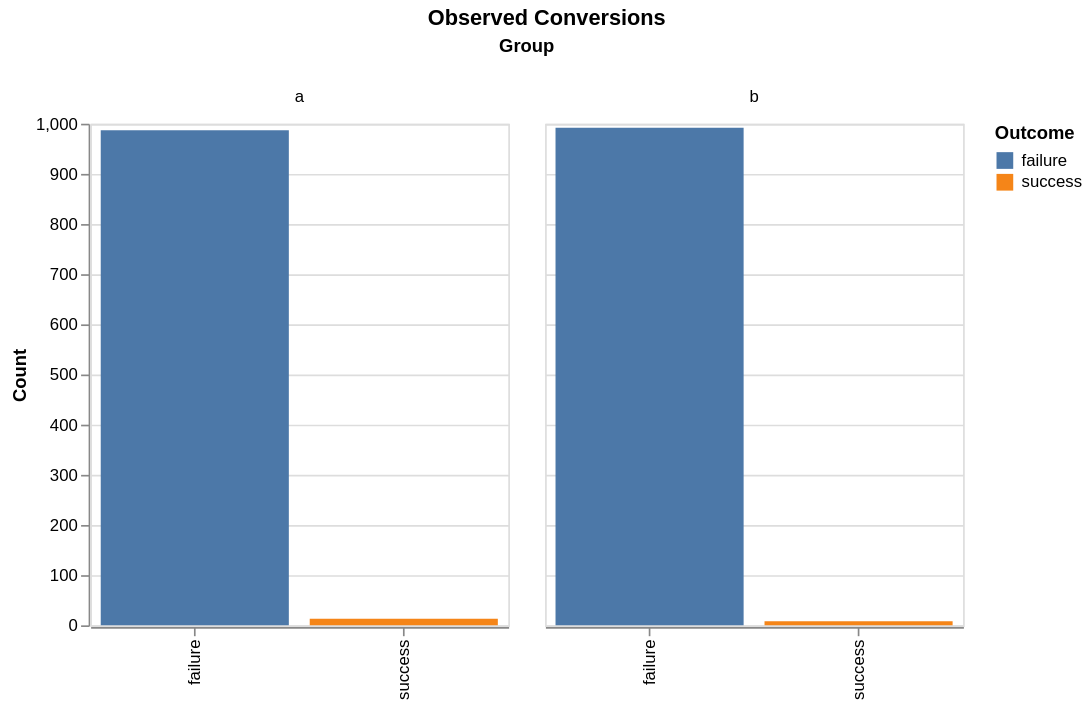

This figure's notebook cell:
### Code cell
# Aggregate binary outcomes into success/failure counts per group
successes_a = group_a.sum()
successes_b = group_b.sum()

failures_a = len(group_a) - successes_a
failures_b = len(group_b) - successes_b

samples_df = pl.DataFrame(
    {
        "group": ["a", "a", "b", "b"],
        "type": ["success", "failure", "success", "failure"],
        "count": [successes_a, failures_a, successes_b, failures_b],
    }
)

(
    alt.Chart(samples_df, title="Observed Conversions")
    .mark_bar()
    .encode(
        x=alt.X("type:N", title=""),
        y=alt.Y("count:Q", title="Count"),
        color=alt.Color("type:N", title="Outcome"),
        column=alt.Column("group:N", title="Group"),
    )
    .properties(width=250, height=300)
    .configure_title(anchor='middle')
)

### Figure 1 — Vega specification as saved in the notebook (floating-point values rounded to 4 significant figures)
{"$schema": "https://vega.github.io/schema/vega/v6.json", "background": "transparent", "data": [{"name": "source_0", "values": [{"count": 13, "count_end": 13.0, "count_start": 0.0, "group": "a", "type": "success"}, {"count": 987, "count_end": 987.0, "count_start": 0.0, "group": "a", "type": "failure"}, {"count": 8, "count_end": 8.0, "count_start": 0.0, "group": "b", "type": "success"}, {"count": 992, "count_end": 992.0, "count_start": 0.0, "group": "b", "type": "failure"}]}, {"name": "column_domain", "values": [{"count": 2, "group": "a"}, {"count": 2, "group": "b"}]}, {"name": "source_0_x_domain_type", "values": [{"type": "success"}, {"type": "failure"}]}, {"name": "source_0_color_domain_type", "values": [{"type": "success"}, {"type": "failure"}]}], "layout": {"align": "all", "bounds": "full", "columns": {"signal": "length(data('column_domain'))"}, "offset": {"columnTitle": 10}, "padding": 20}, "legends": [{"fill": "color", "symbolType": "square", "title": "Outcome"}], "marks": [{"name": "column-title", "role": "column-title", "title": {"offset": 10, "style": "guide-title", "text": "Group"}, "type": "group"}, {"axes": [{"grid": false, "labelOverlap": true, "orient": "left", "scale": "y", "tickCount": {"signal": "ceil(child_height/40)"}, "title": "Count", "zindex": 0}], "encode": {"update": {"height": {"signal": "child_height"}}}, "name": "row_header", "role": "row-header", "type": "group"}, {"encode": {"update": {"width": {"signal": "child_width"}}}, "from": {"data": "column_domain"}, "name": "column_header", "role": "column-header", "sort": {"field": "datum[\"group\"]", "order": "ascending"}, "title": {"frame": "group", "offset": 10, "style": "guide-label", "text": {"signal": "isValid(parent[\"group\"]) ? parent[\"group\"] : \"\"+parent[\"group\"]"}}, "type": "group"}, {"axes": [{"grid": false, "labelAlign": "right", "labelAngle": 270, "labelBaseline": "middle", "orient": "bottom", "scale": "x", "zindex": 0}], "encode": {"update": {"width": {"signal": "child_width"}}}, "from": {"data": "column_domain"}, "name": "column_footer", "role": "column-footer", "sort": {"field": "datum[\"group\"]", "order": "ascending"}, "type": "group"}, {"axes": [{"aria": false, "domain": false, "grid": true, "gridScale": "x", "labels": false, "maxExtent": 0, "minExtent": 0, "orient": "left", "scale": "y", "tickCount": {"signal": "ceil(child_height/40)"}, "ticks": false, "zindex": 0}], "encode": {"update": {"height": {"signal": "child_height"}, "width": {"signal": "child_width"}}}, "from": {"facet": {"data": "source_0", "groupby": ["group"], "name": "facet"}}, "marks": [{"encode": {"update": {"fill": {"field": "type", "scale": "color"}, "width": {"signal": "max(0.25, bandwidth('x'))"}, "x": {"field": "type", "scale": "x"}, "y": {"field": "count_end", "scale": "y"}, "y2": {"field": "count_start", "scale": "y"}}}, "from": {"data": "facet"}, "name": "child_marks", "style": ["bar"], "type": "rect"}], "name": "cell", "sort": {"field": ["datum[\"group\"]"], "order": ["ascending"]}, "style": "cell", "type": "group"}], "padding": 5, "scales": [{"domain": {"data": "source_0_x_domain_type", "field": "type", "sort": true}, "name": "x", "paddingInner": 0.1, "paddingOuter": 0.05, "range": [0, {"signal": "child_width"}], "type": "band"}, {"domain": {"data": "source_0", "fields": ["count_start", "count_end"]}, "name": "y", "nice": true, "range": [{"signal": "child_height"}, 0], "type": "linear", "zero": true}, {"domain": {"data": "source_0_color_domain_type", "field": "type", "sort": true}, "name": "color", "range": "category", "type": "ordinal"}], "signals": [{"name": "child_width", "value": 250}, {"name": "child_height", "value": 300}], "title": {"anchor": "middle", "text": "Observed Conversions"}, "usermeta": {"embedOptions": {}}}
